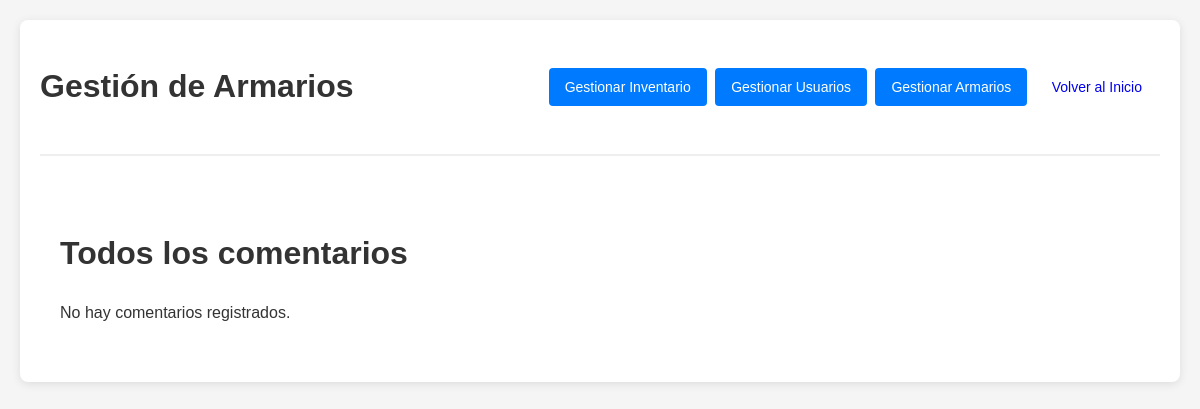
The page /comentarios/ver_comentario.php on the database as committed earlier.
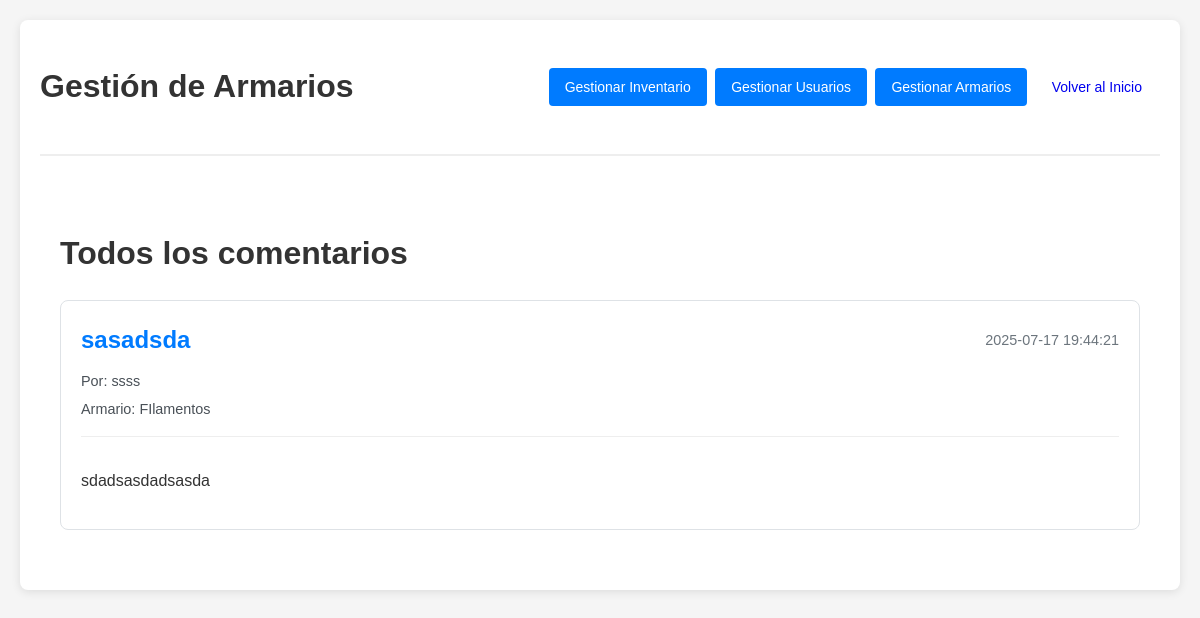
The same page on the database as committed later.
### tables this page shows
CREATE TABLE `comentario` (
  `titulo` text NOT NULL,
  `id_com` int(5) NOT NULL,
  `descripcion` text NOT NULL,
  `id_tabla` int(11) NOT NULL,
  `id` int(11) NOT NULL,
  `fecha` datetime NOT NULL,
  `leido` enum('si','no') NOT NULL DEFAULT 'no'
);

CREATE TABLE `armarios` (
  `nombre` text NOT NULL,
  `descrip` text NOT NULL,
  `id_tabla` int(16) NOT NULL,
  `ubicacion` text NOT NULL
);

### comentarios/funciones.php (called while the page is built, shortened)
<?php
function baseDatos($consulta)
{
    $conexion = mysqli_connect("localhost", "root", "");
    mysqli_select_db($conexion, "inventario");
    $resultado = mysqli_query($conexion, $consulta);
    return $resultado;
}
?>

### comentarios/ver_comentario.php (the view, shortened to what this page needs)
<?php
include("funciones.php");
$consulta = "SELECT c.*, a.nombre as nombre_armario, u.nombre as nombre_usuario
             FROM comentario c
             JOIN armarios a ON c.id_tabla = a.id_tabla
             JOIN login u ON c.id = u.id
             ORDER BY c.fecha DESC";
$resultado = baseDatos($consulta);
?>
<!DOCTYPE html>
<html lang="es">
<head>
    <link rel="stylesheet" type="text/css" href="../backend.css">
</head>
<body>
        <div class="container">
        <div class="header">
            <h1>Gestión de Armarios</h1>
            <div>
    <a href="../modificar/productos/inventario.php" class="btn btn-primary">Gestionar Inventario</a>
    <a href="../usuarios/admin.php" class="btn btn-primary">Gestionar Usuarios</a>
    <a href="../modificar/armarios/gestion_armarios.php" class="btn btn-primary">Gestionar Armarios</a>
    <a href="../backend.php" class="btn btn-secundary">Volver al Inicio</a>
            </div>
        </div>
    <main>
        <h1>Todos los comentarios</h1>
        <?php if (mysqli_num_rows($resultado) > 0): ?>
            <div class="lista-completa">
                <?php while ($comentario = mysqli_fetch_assoc($resultado)): ?>
                    <div class="comentario-detallado">
                        <div class="comentario-cabecera">
                            <h2><?php echo htmlspecialchars($comentario['titulo']); ?></h2>
                            <span class="fecha"><?php echo $comentario['fecha']; ?></span>
                        </div>
                        <p class="usuario">Por: <?php echo htmlspecialchars($comentario['nombre_usuario']); ?></p>
                        <p class="armario">Armario: <?php echo htmlspecialchars($comentario['nombre_armario']); ?></p>
                        <div class="comentario-contenido">
                            <p><?php echo htmlspecialchars($comentario['descripcion']); ?></p>
                        </div>
                    </div>
                <?php endwhile; ?>
            </div>
        <?php else: ?>
            <p>No hay comentarios registrados.</p>
        <?php endif; ?>
    </main>
</body>
</html>

Rows that differ between the two databases and show on the page:
added comentario: titulo "sasadsda", fecha "2025-07-17 19:44:21", id.nombre "ssss", id_tabla.nombre "FIlamentos", descripcion "sdadsasdadsasda"
Other text that changed with them:
text no longer shown: "No hay comentarios registrados."
